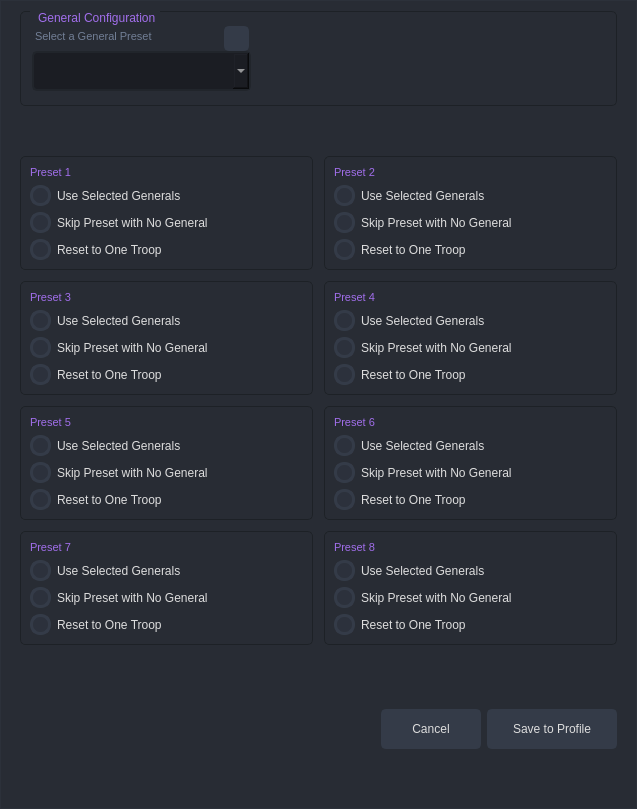
<?xml version="1.0" encoding="UTF-8"?>
<ui version="4.0">
 <class>PresetConfigDialog</class>
 <widget class="QDialog" name="PresetConfigDialog">
  <property name="geometry">
   <rect>
    <x>0</x>
    <y>0</y>
    <width>637</width>
    <height>809</height>
   </rect>
  </property>
  <property name="sizePolicy">
   <sizepolicy hsizetype="Fixed" vsizetype="Fixed">
    <horstretch>0</horstretch>
    <verstretch>0</verstretch>
   </sizepolicy>
  </property>
  <property name="windowTitle">
   <string>Dialog</string>
  </property>
  <property name="styleSheet">
   <string notr="true">QDialog{
	background-color: rgb(40, 44, 52);
	border: 1px solid rgb(44, 49, 58);
}

QWidget{
	color: rgb(221, 221, 221);
	font: 10pt &quot;Segoe UI&quot;;
}

QPushButton {
	border: 2px solid rgb(52, 59, 72);
	border-radius: 5px;	
	background-color: rgb(52, 59, 72);
}
QPushButton:hover {
	background-color: rgb(57, 65, 80);
	border: 2px solid rgb(61, 70, 86);
}
QPushButton:pressed {	
	background-color: rgb(35, 40, 49);
	border: 2px solid rgb(43, 50, 61);
}


/* /////////////////////////////////////////////////////////////////////////////////////////////////
Tooltip */
QToolTip {
	color: #ffffff;
	background-color: rgba(33, 37, 43, 180);
	border: 1px solid rgb(44, 49, 58);
	background-image: none;
	background-position: left center;
    background-repeat: no-repeat;
	border: none;
	border-left: 2px solid rgb(255, 121, 198);
	text-align: left;
	padding-left: 8px;
	margin: 0px;
}



QLabel { font-size: 11px; color: rgb(113, 126, 149);  }


/* /////////////////////////////////////////////////////////////////////////////////////////////////
QTableWidget */
QTableWidget {	
	background-color: transparent;
	padding: 10px;
	border-radius: 5px;
	gridline-color: rgb(44, 49, 58);
	border-bottom: 1px solid rgb(44, 49, 60);
}
QTableWidget::item{
	border-color: rgb(44, 49, 60);
	padding-left: 5px;
	padding-right: 5px;
	gridline-color: rgb(44, 49, 60);
}
QTableWidget::item:selected{
	background-color: rgb(189, 147, 249);
}
QHeaderView::section{
	background-color: rgb(33, 37, 43);
	max-width: 30px;
	border: 1px solid rgb(44, 49, 58);
	border-style: none;
    border-bottom: 1px solid rgb(44, 49, 60);
    border-right: 1px solid rgb(44, 49, 60);
}
QTableWidget::horizontalHeader {	
	background-color: rgb(33, 37, 43);
}
QHeaderView::section:horizontal
{
    border: 1px solid rgb(33, 37, 43);
	background-color: rgb(33, 37, 43);
	padding: 3px;
	border-top-left-radius: 7px;
    border-top-right-radius: 7px;
}
QHeaderView::section:vertical
{
    border: 1px solid rgb(44, 49, 60);
}

/* /////////////////////////////////////////////////////////////////////////////////////////////////
LineEdit */
QLineEdit {
	background-color: rgb(33, 37, 43);
	border-radius: 5px;
	border: 2px solid rgb(33, 37, 43);
	padding-left: 10px;
	selection-color: rgb(255, 255, 255);
	selection-background-color: rgb(255, 121, 198);
}
QLineEdit:hover {
	border: 2px solid rgb(64, 71, 88);
}
QLineEdit:focus {
	border: 2px solid rgb(91, 101, 124);
}

/* /////////////////////////////////////////////////////////////////////////////////////////////////
PlainTextEdit */
QPlainTextEdit {
	background-color: rgb(27, 29, 35);
	border-radius: 5px;
	padding: 10px;
	selection-color: rgb(255, 255, 255);
	selection-background-color: rgb(255, 121, 198);
}
QPlainTextEdit  QScrollBar:vertical {
    width: 8px;
 }
QPlainTextEdit  QScrollBar:horizontal {
    height: 8px;
 }
QPlainTextEdit:hover {
	border: 2px solid rgb(64, 71, 88);
}
QPlainTextEdit:focus {
	border: 2px solid rgb(91, 101, 124);
}

/* /////////////////////////////////////////////////////////////////////////////////////////////////
ScrollBars */
QScrollBar:horizontal {
    border: none;
    background: rgb(52, 59, 72);
    height: 8px;
    margin: 0px 21px 0 21px;
	border-radius: 0px;
}
QScrollBar::handle:horizontal {
    background: rgb(189, 147, 249);
    min-width: 25px;
	border-radius: 4px
}
QScrollBar::add-line:horizontal {
    border: none;
    background: rgb(55, 63, 77);
    width: 20px;
	border-top-right-radius: 4px;
    border-bottom-right-radius: 4px;
    subcontrol-position: right;
    subcontrol-origin: margin;
}
QScrollBar::sub-line:horizontal {
    border: none;
    background: rgb(55, 63, 77);
    width: 20px;
	border-top-left-radius: 4px;
    border-bottom-left-radius: 4px;
    subcontrol-position: left;
    subcontrol-origin: margin;
}
QScrollBar::up-arrow:horizontal, QScrollBar::down-arrow:horizontal
{
     background: none;
}
QScrollBar::add-page:horizontal, QScrollBar::sub-page:horizontal
{
     background: none;
}
 QScrollBar:vertical {
	border: none;
    background: rgb(52, 59, 72);
    width: 8px;
    margin: 21px 0 21px 0;
	border-radius: 0px;
 }
 QScrollBar::handle:vertical {	
	background: rgb(189, 147, 249);
    min-height: 25px;
	border-radius: 4px
 }
 QScrollBar::add-line:vertical {
     border: none;
    background: rgb(55, 63, 77);
     height: 20px;
	border-bottom-left-radius: 4px;
    border-bottom-right-radius: 4px;
     subcontrol-position: bottom;
     subcontrol-origin: margin;
 }
 QScrollBar::sub-line:vertical {
	border: none;
    background: rgb(55, 63, 77);
     height: 20px;
	border-top-left-radius: 4px;
    border-top-right-radius: 4px;
     subcontrol-position: top;
     subcontrol-origin: margin;
 }
 QScrollBar::up-arrow:vertical, QScrollBar::down-arrow:vertical {
     background: none;
 }

 QScrollBar::add-page:vertical, QScrollBar::sub-page:vertical {
     background: none;
 }

/* /////////////////////////////////////////////////////////////////////////////////////////////////
CheckBox */
QCheckBox::indicator {
    border: 3px solid rgb(52, 59, 72);
	width: 15px;
	height: 15px;
	border-radius: 10px;
    background: rgb(44, 49, 60);
}
QCheckBox::indicator:hover {
    border: 3px solid rgb(58, 66, 81);
}
QCheckBox::indicator:checked {
    background: 3px solid rgb(52, 59, 72);
	border: 3px solid rgb(52, 59, 72);	
	background-image: url(:/icons/images/icons/cil-check-alt.png);
}

/* /////////////////////////////////////////////////////////////////////////////////////////////////
RadioButton */
QRadioButton::indicator {
    border: 3px solid rgb(52, 59, 72);
	width: 15px;
	height: 15px;
	border-radius: 10px;
    background: rgb(44, 49, 60);
}
QRadioButton::indicator:hover {
    border: 3px solid rgb(58, 66, 81);
}
QRadioButton::indicator:checked {
    background: 3px solid rgb(94, 106, 130);
	border: 3px solid rgb(52, 59, 72);	
}

/* /////////////////////////////////////////////////////////////////////////////////////////////////
ComboBox */
QComboBox{
	background-color: rgb(27, 29, 35);
	border-radius: 5px;
	border: 2px solid rgb(33, 37, 43);
	padding: 5px;
	padding-left: 10px;
}
QComboBox:hover{
	border: 2px solid rgb(64, 71, 88);
}
QComboBox::drop-down {
	subcontrol-origin: padding;
	subcontrol-position: top right;
	width: 25px; 
	border-left-width: 3px;
	border-left-color: rgba(39, 44, 54, 150);
	border-left-style: solid;
	border-top-right-radius: 3px;
	border-bottom-right-radius: 3px;	
	background-image: url(:/icons/images/icons/cil-arrow-bottom.png);
	background-position: center;
	background-repeat: no-reperat;
 }
QComboBox QAbstractItemView {
	color: rgb(255, 121, 198);	
	background-color: rgb(33, 37, 43);
	padding: 10px;
	selection-background-color: rgb(39, 44, 54);
}

/* /////////////////////////////////////////////////////////////////////////////////////////////////
Sliders */
QSlider::groove:horizontal {
    border-radius: 5px;
    height: 10px;
	margin: 0px;
	background-color: rgb(52, 59, 72);
}
QSlider::groove:horizontal:hover {
	background-color: rgb(55, 62, 76);
}
QSlider::handle:horizontal {
    background-color: rgb(189, 147, 249);
    border: none;
    height: 10px;
    width: 10px;
    margin: 0px;
	border-radius: 5px;
}
QSlider::handle:horizontal:hover {
    background-color: rgb(195, 155, 255);
}
QSlider::handle:horizontal:pressed {
    background-color: rgb(255, 121, 198);
}

QSlider::groove:vertical {
    border-radius: 5px;
    width: 10px;
    margin: 0px;
	background-color: rgb(52, 59, 72);
}
QSlider::groove:vertical:hover {
	background-color: rgb(55, 62, 76);
}
QSlider::handle:vertical {
    background-color: rgb(189, 147, 249);
	border: none;
    height: 10px;
    width: 10px;
    margin: 0px;
	border-radius: 5px;
}
QSlider::handle:vertical:hover {
    background-color: rgb(195, 155, 255);
}
QSlider::handle:vertical:pressed {
    background-color: rgb(255, 121, 198);
}
/* /////////////////////////////////////////////////////////////////////////////////////////////////
QListWidget */
QListWidget{
	border: none;
}

/* /////////////////////////////////////////////////////////////////////////////////////////////////
CommandLinkButton */
QCommandLinkButton {	
	color: rgb(255, 121, 198);
	border-radius: 5px;
	padding: 5px;
	color: rgb(255, 170, 255);
}
QCommandLinkButton:hover {	
	color: rgb(255, 170, 255);
	background-color: rgb(44, 49, 60);
}
QCommandLinkButton:pressed {	
	color: rgb(189, 147, 249);
	background-color: rgb(52, 58, 71);
}

/* QTabBar */
QTabWidget::pane {
  border: 2px solid rgb(33, 37, 43);
  top:-1px; 
  /*background: rgb(245, 245, 245);*/
} 

QTabBar::tab {  
    background-color: rgba(255, 255, 255, 40);
    min-width: 100px; 
    min-height:22px;
    padding: 0px  2px; 
    color: white;
    border-radius: 5px;
    margin-left:2px;
    margin-right:2px;
}
QTabBar::tab:selected {  
    color: black;
    background-color: rgba(255, 255, 255, 200);
    margin-top: 0px;
}
QTabBar::tab:hover {  
    color: black;
    background-color: rgba(255, 255, 255, 100);
    margin-top: 0px;
}

/* QGroupBox */
QGroupBox { border: 1px solid  rgb(255, 121, 198); border-radius: 5px; margin-top: 0.5em; }
QGroupBox::title { subcontrol-origin: margin; left: 10px; padding: 0 3px 0 3px; }
QGroupBox::title { color: rgb(161, 110, 235); }


</string>
  </property>
  <property name="sizeGripEnabled">
   <bool>false</bool>
  </property>
  <property name="modal">
   <bool>false</bool>
  </property>
  <layout class="QVBoxLayout" name="verticalLayout" stretch="0,0,0">
   <item alignment="Qt::AlignmentFlag::AlignTop">
    <widget class="QWidget" name="widget_2" native="true">
     <layout class="QVBoxLayout" name="verticalLayout_11">
      <property name="topMargin">
       <number>0</number>
      </property>
      <item>
       <widget class="QGroupBox" name="general_preset_groupBox">
        <property name="styleSheet">
         <string notr="true">#general_preset_groupBox { 
	border: 1px solid rgb(29, 33, 38);  border-radius: 5px; 
}
</string>
        </property>
        <property name="title">
         <string> General Configuration</string>
        </property>
        <layout class="QHBoxLayout" name="horizontalLayout_6">
         <property name="leftMargin">
          <number>11</number>
         </property>
         <property name="topMargin">
          <number>5</number>
         </property>
         <property name="bottomMargin">
          <number>5</number>
         </property>
         <item>
          <widget class="QFrame" name="frame_2">
           <property name="frameShape">
            <enum>QFrame::Shape::NoFrame</enum>
           </property>
           <property name="frameShadow">
            <enum>QFrame::Shadow::Raised</enum>
           </property>
           <layout class="QHBoxLayout" name="horizontalLayout_3" stretch="2,3">
            <property name="leftMargin">
             <number>0</number>
            </property>
            <property name="topMargin">
             <number>0</number>
            </property>
            <property name="rightMargin">
             <number>0</number>
            </property>
            <property name="bottomMargin">
             <number>0</number>
            </property>
            <item>
             <widget class="QFrame" name="frame_3">
              <property name="frameShape">
               <enum>QFrame::Shape::NoFrame</enum>
              </property>
              <property name="frameShadow">
               <enum>QFrame::Shadow::Raised</enum>
              </property>
              <layout class="QVBoxLayout" name="verticalLayout_6">
               <property name="spacing">
                <number>0</number>
               </property>
               <property name="leftMargin">
                <number>0</number>
               </property>
               <item>
                <widget class="QFrame" name="frame">
                 <property name="frameShape">
                  <enum>QFrame::Shape::NoFrame</enum>
                 </property>
                 <property name="frameShadow">
                  <enum>QFrame::Shadow::Raised</enum>
                 </property>
                 <layout class="QHBoxLayout" name="horizontalLayout_2">
                  <property name="leftMargin">
                   <number>0</number>
                  </property>
                  <property name="topMargin">
                   <number>0</number>
                  </property>
                  <property name="rightMargin">
                   <number>2</number>
                  </property>
                  <property name="bottomMargin">
                   <number>0</number>
                  </property>
                  <item>
                   <widget class="QFrame" name="frame_5">
                    <property name="frameShape">
                     <enum>QFrame::Shape::NoFrame</enum>
                    </property>
                    <property name="frameShadow">
                     <enum>QFrame::Shadow::Raised</enum>
                    </property>
                    <layout class="QHBoxLayout" name="horizontalLayout_4">
                     <property name="leftMargin">
                      <number>3</number>
                     </property>
                     <property name="topMargin">
                      <number>0</number>
                     </property>
                     <property name="rightMargin">
                      <number>0</number>
                     </property>
                     <property name="bottomMargin">
                      <number>5</number>
                     </property>
                     <item>
                      <widget class="QLabel" name="label_11">
                       <property name="styleSheet">
                        <string notr="true">font: 10pt &quot;Segoe UI&quot;;</string>
                       </property>
                       <property name="text">
                        <string>Select a General Preset</string>
                       </property>
                       <property name="margin">
                        <number>0</number>
                       </property>
                      </widget>
                     </item>
                    </layout>
                   </widget>
                  </item>
                  <item alignment="Qt::AlignmentFlag::AlignRight">
                   <widget class="QPushButton" name="general_presets_btn">
                    <property name="sizePolicy">
                     <sizepolicy hsizetype="Minimum" vsizetype="Fixed">
                      <horstretch>0</horstretch>
                      <verstretch>0</verstretch>
                     </sizepolicy>
                    </property>
                    <property name="minimumSize">
                     <size>
                      <width>25</width>
                      <height>25</height>
                     </size>
                    </property>
                    <property name="maximumSize">
                     <size>
                      <width>25</width>
                      <height>25</height>
                     </size>
                    </property>
                    <property name="text">
                     <string/>
                    </property>
                    <property name="icon">
                     <iconset theme="QIcon::ThemeIcon::DocumentProperties"/>
                    </property>
                   </widget>
                  </item>
                 </layout>
                </widget>
               </item>
               <item>
                <widget class="QComboBox" name="general_preset_combobox">
                 <property name="minimumSize">
                  <size>
                   <width>100</width>
                   <height>40</height>
                  </size>
                 </property>
                </widget>
               </item>
              </layout>
             </widget>
            </item>
            <item>
             <widget class="QFrame" name="frame_4">
              <property name="frameShape">
               <enum>QFrame::Shape::NoFrame</enum>
              </property>
              <property name="frameShadow">
               <enum>QFrame::Shadow::Raised</enum>
              </property>
              <layout class="QHBoxLayout" name="horizontalLayout_5">
               <property name="topMargin">
                <number>30</number>
               </property>
               <property name="rightMargin">
                <number>0</number>
               </property>
              </layout>
             </widget>
            </item>
           </layout>
          </widget>
         </item>
        </layout>
       </widget>
      </item>
     </layout>
    </widget>
   </item>
   <item alignment="Qt::AlignmentFlag::AlignTop">
    <widget class="QWidget" name="preset_frames" native="true">
     <layout class="QGridLayout" name="gridLayout">
      <property name="topMargin">
       <number>0</number>
      </property>
      <property name="spacing">
       <number>11</number>
      </property>
      <item row="2" column="0">
       <widget class="QFrame" name="preset_frame_5">
        <property name="styleSheet">
         <string notr="true">#preset_frame_5 { 
	border: 1px solid  rgb(29, 33, 38);  border-radius: 5px; 
}
</string>
        </property>
        <property name="frameShape">
         <enum>QFrame::Shape::StyledPanel</enum>
        </property>
        <property name="frameShadow">
         <enum>QFrame::Shadow::Raised</enum>
        </property>
        <layout class="QVBoxLayout" name="verticalLayout_7">
         <item>
          <widget class="QLabel" name="label_6">
           <property name="styleSheet">
            <string notr="true">font: 700 10pt &quot;Segoe UI&quot;;
color: rgb(161, 110, 235);</string>
           </property>
           <property name="text">
            <string>Preset 5</string>
           </property>
          </widget>
         </item>
         <item>
          <widget class="QCheckBox" name="preset_5_option_1">
           <property name="text">
            <string>Use Selected Generals</string>
           </property>
           <property name="id" stdset="0">
            <number>0</number>
           </property>
          </widget>
         </item>
         <item>
          <widget class="QCheckBox" name="preset_5_option_2">
           <property name="text">
            <string>Skip Preset with No General</string>
           </property>
           <property name="id" stdset="0">
            <number>0</number>
           </property>
          </widget>
         </item>
         <item>
          <widget class="QCheckBox" name="preset_5_option_3">
           <property name="text">
            <string>Reset to One Troop</string>
           </property>
           <property name="id" stdset="0">
            <number>0</number>
           </property>
          </widget>
         </item>
        </layout>
       </widget>
      </item>
      <item row="3" column="1">
       <widget class="QFrame" name="preset_frame_8">
        <property name="styleSheet">
         <string notr="true">#preset_frame_8 { 
	border: 1px solid  rgb(29, 33, 38);  border-radius: 5px; 
}
</string>
        </property>
        <property name="frameShape">
         <enum>QFrame::Shape::StyledPanel</enum>
        </property>
        <property name="frameShadow">
         <enum>QFrame::Shadow::Raised</enum>
        </property>
        <layout class="QVBoxLayout" name="verticalLayout_10">
         <item>
          <widget class="QLabel" name="label_9">
           <property name="styleSheet">
            <string notr="true">font: 700 10pt &quot;Segoe UI&quot;;
color: rgb(161, 110, 235);</string>
           </property>
           <property name="text">
            <string>Preset 8</string>
           </property>
          </widget>
         </item>
         <item>
          <widget class="QCheckBox" name="preset_8_option_1">
           <property name="text">
            <string>Use Selected Generals</string>
           </property>
           <property name="id" stdset="0">
            <number>0</number>
           </property>
          </widget>
         </item>
         <item>
          <widget class="QCheckBox" name="preset_8_option_2">
           <property name="text">
            <string>Skip Preset with No General</string>
           </property>
           <property name="id" stdset="0">
            <number>0</number>
           </property>
          </widget>
         </item>
         <item>
          <widget class="QCheckBox" name="preset_8_option_3">
           <property name="text">
            <string>Reset to One Troop</string>
           </property>
           <property name="id" stdset="0">
            <number>0</number>
           </property>
          </widget>
         </item>
        </layout>
       </widget>
      </item>
      <item row="0" column="0">
       <widget class="QFrame" name="preset_frame_1">
        <property name="styleSheet">
         <string notr="true">#preset_frame_1 { 
	border: 1px solid   rgb(29, 33, 38); border-radius: 5px; 
}
</string>
        </property>
        <property name="frameShape">
         <enum>QFrame::Shape::StyledPanel</enum>
        </property>
        <property name="frameShadow">
         <enum>QFrame::Shadow::Raised</enum>
        </property>
        <layout class="QVBoxLayout" name="verticalLayout_2">
         <item>
          <widget class="QLabel" name="label">
           <property name="styleSheet">
            <string notr="true">font: 700 10pt &quot;Segoe UI&quot;;
color: rgb(161, 110, 235);</string>
           </property>
           <property name="text">
            <string>Preset 1</string>
           </property>
          </widget>
         </item>
         <item>
          <widget class="QCheckBox" name="preset_1_option_1">
           <property name="text">
            <string>Use Selected Generals</string>
           </property>
           <property name="id" stdset="0">
            <number>0</number>
           </property>
          </widget>
         </item>
         <item>
          <widget class="QCheckBox" name="preset_1_option_2">
           <property name="text">
            <string>Skip Preset with No General</string>
           </property>
           <property name="id" stdset="0">
            <number>0</number>
           </property>
          </widget>
         </item>
         <item>
          <widget class="QCheckBox" name="preset_1_option_3">
           <property name="text">
            <string>Reset to One Troop</string>
           </property>
           <property name="id" stdset="0">
            <number>0</number>
           </property>
          </widget>
         </item>
        </layout>
       </widget>
      </item>
      <item row="1" column="1">
       <widget class="QFrame" name="preset_frame_4">
        <property name="styleSheet">
         <string notr="true">#preset_frame_4 { 
	border: 1px solid rgb(29, 33, 38);  border-radius: 5px; 
}
</string>
        </property>
        <property name="frameShape">
         <enum>QFrame::Shape::StyledPanel</enum>
        </property>
        <property name="frameShadow">
         <enum>QFrame::Shadow::Raised</enum>
        </property>
        <layout class="QVBoxLayout" name="verticalLayout_5">
         <item>
          <widget class="QLabel" name="label_4">
           <property name="styleSheet">
            <string notr="true">font: 700 10pt &quot;Segoe UI&quot;;
color: rgb(161, 110, 235);</string>
           </property>
           <property name="text">
            <string>Preset 4</string>
           </property>
          </widget>
         </item>
         <item>
          <widget class="QCheckBox" name="preset_4_option_1">
           <property name="text">
            <string>Use Selected Generals</string>
           </property>
           <property name="id" stdset="0">
            <number>0</number>
           </property>
          </widget>
         </item>
         <item>
          <widget class="QCheckBox" name="preset_4_option_2">
           <property name="text">
            <string>Skip Preset with No General</string>
           </property>
           <property name="id" stdset="0">
            <number>0</number>
           </property>
          </widget>
         </item>
         <item>
          <widget class="QCheckBox" name="preset_4_option_3">
           <property name="text">
            <string>Reset to One Troop</string>
           </property>
           <property name="id" stdset="0">
            <number>0</number>
           </property>
          </widget>
         </item>
        </layout>
       </widget>
      </item>
      <item row="2" column="1">
       <widget class="QFrame" name="preset_frame_6">
        <property name="styleSheet">
         <string notr="true">#preset_frame_6 { 
	border: 1px solid  rgb(29, 33, 38);  border-radius: 5px; 
}
</string>
        </property>
        <property name="frameShape">
         <enum>QFrame::Shape::StyledPanel</enum>
        </property>
        <property name="frameShadow">
         <enum>QFrame::Shadow::Raised</enum>
        </property>
        <layout class="QVBoxLayout" name="verticalLayout_8">
         <item>
          <widget class="QLabel" name="label_7">
           <property name="styleSheet">
            <string notr="true">font: 700 10pt &quot;Segoe UI&quot;;
color: rgb(161, 110, 235);</string>
           </property>
           <property name="text">
            <string>Preset 6</string>
           </property>
          </widget>
         </item>
         <item>
          <widget class="QCheckBox" name="preset_6_option_1">
           <property name="text">
            <string>Use Selected Generals</string>
           </property>
           <property name="id" stdset="0">
            <number>0</number>
           </property>
          </widget>
         </item>
         <item>
          <widget class="QCheckBox" name="preset_6_option_2">
           <property name="text">
            <string>Skip Preset with No General</string>
           </property>
           <property name="id" stdset="0">
            <number>0</number>
           </property>
          </widget>
         </item>
         <item>
          <widget class="QCheckBox" name="preset_6_option_3">
           <property name="text">
            <string>Reset to One Troop</string>
           </property>
           <property name="id" stdset="0">
            <number>0</number>
           </property>
          </widget>
         </item>
        </layout>
       </widget>
      </item>
      <item row="1" column="0">
       <widget class="QFrame" name="preset_frame_3">
        <property name="styleSheet">
         <string notr="true">#preset_frame_3 { 
	border: 1px solid  rgb(29, 33, 38);  border-radius: 5px; 
}
</string>
        </property>
        <property name="frameShape">
         <enum>QFrame::Shape::StyledPanel</enum>
        </property>
        <property name="frameShadow">
         <enum>QFrame::Shadow::Raised</enum>
        </property>
        <layout class="QVBoxLayout" name="verticalLayout_4">
         <item>
          <widget class="QLabel" name="label_3">
           <property name="styleSheet">
            <string notr="true">font: 700 10pt &quot;Segoe UI&quot;;
color: rgb(161, 110, 235);</string>
           </property>
           <property name="text">
            <string>Preset 3</string>
           </property>
          </widget>
         </item>
         <item>
          <widget class="QCheckBox" name="preset_3_option_1">
           <property name="text">
            <string>Use Selected Generals</string>
           </property>
           <property name="id" stdset="0">
            <number>0</number>
           </property>
          </widget>
         </item>
         <item>
          <widget class="QCheckBox" name="preset_3_option_2">
           <property name="text">
            <string>Skip Preset with No General</string>
           </property>
           <property name="id" stdset="0">
            <number>0</number>
           </property>
          </widget>
         </item>
         <item>
          <widget class="QCheckBox" name="preset_3_option_3">
           <property name="text">
            <string>Reset to One Troop</string>
           </property>
           <property name="id" stdset="0">
            <number>0</number>
           </property>
          </widget>
         </item>
        </layout>
       </widget>
      </item>
      <item row="3" column="0">
       <widget class="QFrame" name="preset_frame_7">
        <property name="styleSheet">
         <string notr="true">#preset_frame_7 { 
	border: 1px solid  rgb(29, 33, 38);  border-radius: 5px; 
}
</string>
        </property>
        <property name="frameShape">
         <enum>QFrame::Shape::StyledPanel</enum>
        </property>
        <property name="frameShadow">
         <enum>QFrame::Shadow::Raised</enum>
        </property>
        <layout class="QVBoxLayout" name="verticalLayout_9">
         <item>
          <widget class="QLabel" name="label_8">
           <property name="styleSheet">
            <string notr="true">font: 700 10pt &quot;Segoe UI&quot;;
color: rgb(161, 110, 235);</string>
           </property>
           <property name="text">
            <string>Preset 7</string>
           </property>
          </widget>
         </item>
         <item>
          <widget class="QCheckBox" name="preset_7_option_1">
           <property name="text">
            <string>Use Selected Generals</string>
           </property>
           <property name="id" stdset="0">
            <number>0</number>
           </property>
          </widget>
         </item>
         <item>
          <widget class="QCheckBox" name="preset_7_option_2">
           <property name="text">
            <string>Skip Preset with No General</string>
           </property>
           <property name="id" stdset="0">
            <number>0</number>
           </property>
          </widget>
         </item>
         <item>
          <widget class="QCheckBox" name="preset_7_option_3">
           <property name="text">
            <string>Reset to One Troop</string>
           </property>
           <property name="id" stdset="0">
            <number>0</number>
           </property>
          </widget>
         </item>
        </layout>
       </widget>
      </item>
      <item row="0" column="1">
       <widget class="QFrame" name="preset_frame_2">
        <property name="styleSheet">
         <string notr="true">#preset_frame_2 { 
	border: 1px solid rgb(29, 33, 38);  border-radius: 5px; 
}
</string>
        </property>
        <property name="frameShape">
         <enum>QFrame::Shape::StyledPanel</enum>
        </property>
        <property name="frameShadow">
         <enum>QFrame::Shadow::Raised</enum>
        </property>
        <layout class="QVBoxLayout" name="verticalLayout_3">
         <item>
          <widget class="QLabel" name="label_2">
           <property name="styleSheet">
            <string notr="true">font: 700 10pt &quot;Segoe UI&quot;;
color: rgb(161, 110, 235);</string>
           </property>
           <property name="text">
            <string>Preset 2</string>
           </property>
          </widget>
         </item>
         <item>
          <widget class="QCheckBox" name="preset_2_option_1">
           <property name="text">
            <string>Use Selected Generals</string>
           </property>
           <property name="id" stdset="0">
            <number>0</number>
           </property>
          </widget>
         </item>
         <item>
          <widget class="QCheckBox" name="preset_2_option_2">
           <property name="text">
            <string>Skip Preset with No General</string>
           </property>
           <property name="id" stdset="0">
            <number>0</number>
           </property>
          </widget>
         </item>
         <item>
          <widget class="QCheckBox" name="preset_2_option_3">
           <property name="text">
            <string>Reset to One Troop</string>
           </property>
           <property name="id" stdset="0">
            <number>0</number>
           </property>
          </widget>
         </item>
        </layout>
       </widget>
      </item>
     </layout>
    </widget>
   </item>
   <item alignment="Qt::AlignmentFlag::AlignRight">
    <widget class="QWidget" name="widget_4" native="true">
     <layout class="QHBoxLayout" name="horizontalLayout">
      <item alignment="Qt::AlignmentFlag::AlignRight">
       <widget class="QPushButton" name="cancel_preset_config_btn">
        <property name="minimumSize">
         <size>
          <width>100</width>
          <height>40</height>
         </size>
        </property>
        <property name="text">
         <string>Cancel</string>
        </property>
       </widget>
      </item>
      <item alignment="Qt::AlignmentFlag::AlignRight">
       <widget class="QPushButton" name="save_preset_config_btn">
        <property name="sizePolicy">
         <sizepolicy hsizetype="Minimum" vsizetype="Fixed">
          <horstretch>0</horstretch>
          <verstretch>0</verstretch>
         </sizepolicy>
        </property>
        <property name="minimumSize">
         <size>
          <width>130</width>
          <height>40</height>
         </size>
        </property>
        <property name="text">
         <string>Save to Profile</string>
        </property>
       </widget>
      </item>
     </layout>
    </widget>
   </item>
  </layout>
 </widget>
 <resources/>
 <connections/>
</ui>
